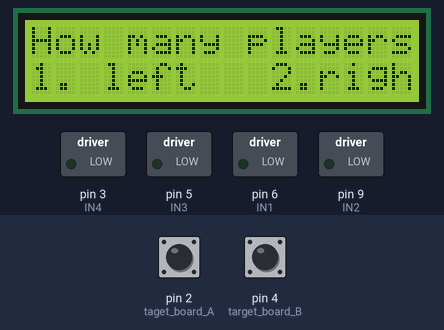
A sketch run on a simulated Arduino Uno, built with avr-gcc and run on an emulated ATmega328P. On the bench: 16×2 character LCD, switched loads named in the sketch (green lamp = pin HIGH). The test bench sets the inputs (shaded band); at power-on: pin 2 (taget_board_A) HIGH, pin 4 (target_board_B) HIGH. Random numbers use the default seed unless the sketch sets one; what the sketch prints to the serial monitor is not drawn.

Above: at 2.1 s.
2.2 s: pin 2 (taget_board_A) pulled LOW for 1 s
At 4.7 s:
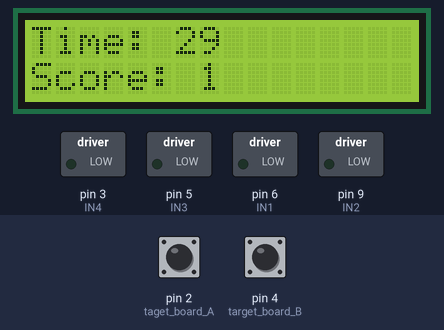
6.2 s: pin 4 (target_board_B) pulled LOW for 0.15 s
At 7.1 s:
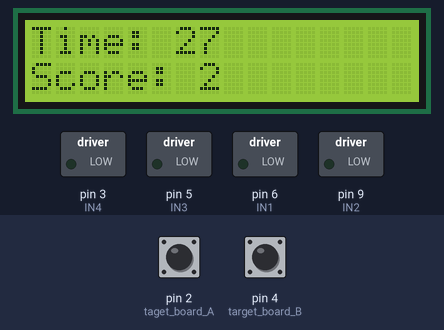
8.8 s: pin 2 (taget_board_A) pulled LOW for 0.15 s
At 10.2 s:
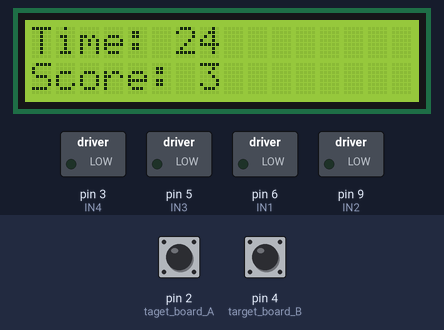
11.9 s: pin 4 (target_board_B) pulled LOW for 1 s
At 13.2 s:
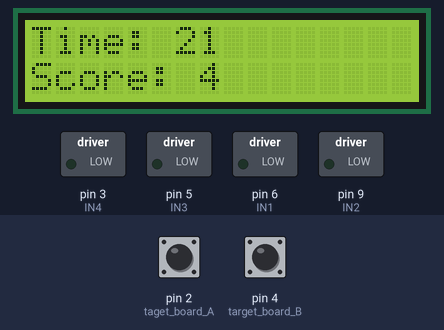
Timing chart, 0 to 35.5 s (numbered marks = the images above; inputs shaded):
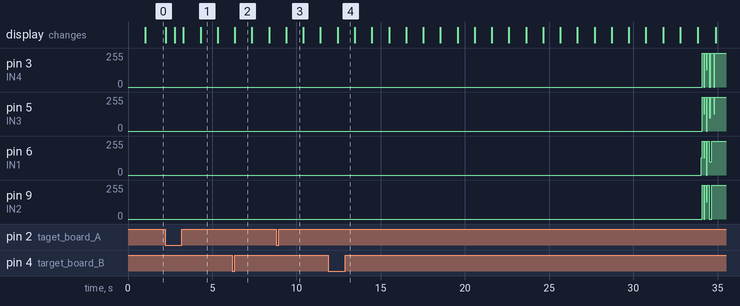

The sketch:

Flexibot.ino
```cpp
//this code is for a arduino powered robot
#include <avr/interrupt.h>
#define SOFT_UART_DISABLE_INTERRUPT // Disable interrupt handling for SoftwareSerial
#include <AltSoftSerial.h>
#include <Wire.h>
#include <LiquidCrystal_I2C.h>

#define rx 10 //mp3 response
#define tx 11 // mp3 trigger
AltSoftSerial mySerial(rx,tx);
#define IN1 6 //motor
#define IN2 9
#define IN3 5
#define IN4 3
//Assume IN1 and IN2 are for the left motor, IN3 and IN4 are for the right.
#define TrigPin1 8 //ultrasonic sensor
#define EchoPin1 7
#define cmdStor 0x09 //look for storage device
#define cardAdr 0x02 //sd card address
#define cmdPwVol 0x22 //command play with volume
#define cmdstop 0x16 //command stop playing


int getDist(int EchoPin, int TrigPin);
int Distance1;
long pulseDuration;
const int maxDistance = 7;
bool moveab; //Check to see if robot can move

//Movement Commands
void brake();
void circle_cw(int);
void forward(int);
void backward(int);
void zigzag();
void circle_ccw(int);
void sr(int); //start right motor
void sl(int); //start left motorl

void moverand(int);
void sendCommand(int8_t, int8_t, int8_t); //send command, command number on left then command parameters
void playSong(int, int); //play a song, volume 'v', file name 'f'xxx.mp3
void stopSong();


LiquidCrystal_I2C lcd(0x27, 16, 2); //lcd screen size
int scoreA = 0, scoreB = 0, timer, player = 0; // Initialize variables with default values
bool multi = false; //check if multiplayer

void setup() {
  pinMode(IN1, OUTPUT);
  pinMode(IN2, OUTPUT);
  pinMode(IN3, OUTPUT);
  pinMode(IN4, OUTPUT);
  pinMode(TrigPin1, OUTPUT);
  pinMode(EchoPin1, INPUT);
  delay(500);
  Serial.begin(9600);
  mySerial.begin(9600);
  delay(200);
  sendCommand(cmdStor, 0, cardAdr);
  delay(200);
  moveab = true;
  Serial.begin(9600);
  pinMode(2, INPUT_PULLUP); //taget board A
  pinMode(4, INPUT_PULLUP); //target board B
  lcd.begin(16, 2);
  lcd.backlight();
  lcd.clear();
  interrupts();

  PCICR |= (1 << PCIE2);    // Enable pin change interrupts for PCINT23..16 (PCINT2_vect)
  PCMSK2 |= (1 << PCINT10) | (1 << PCINT20); // Enable interrupts for pin 2 and pin 4
}

void how_many_players() //multiplayer or single player mode
{
  lcd.clear();
  lcd.setCursor(0, 0);
  lcd.print("How many players?");
  lcd.setCursor(0, 1);
  lcd.print("1. left   2.right ");

  while (true) {
    if (!digitalRead(2)) {
      player = 1; //activate single player mode
      break;
    }
    if (!digitalRead(4)) {
      player = 2; //activate multiplayer mode
      break;
    }
  }
}

void difficulty_mode() {
  lcd.clear();
  lcd.setCursor(0, 0);
  lcd.print("Choose mode:");
  lcd.setCursor(0, 1);
  lcd.print("Normal       Easy");
  delay(500);
  lcd.clear();

   while (true) {
    if (!digitalRead(2)) {
      timer = 30; //activate single player mode
      break;
    }
    if (!digitalRead(4)) {
      timer = 15 ; //activate multiplayer mode
      break;
    }
  }

}

void single_player_screen() {
  lcd.clear();
  lcd.setCursor(0, 0);
  lcd.print("Single player mode");
  lcd.setCursor(0, 1);
  lcd.print("Try to reach 10!");
  delay(500);
  lcd.clear();

  while (timer > 0) {
    lcd.setCursor(0, 0);
    if (timer>=10)
    lcd.print("Time: ");
    else lcd.print("Time: 0");
    lcd.print(timer); //30 second count down
    lcd.setCursor(0, 1);
    lcd.print("Score: ");
    lcd.print(scoreA);
    delay(1000);
    Serial.print("Score A: "); Serial.print(scoreA); Serial.println();
    Serial.print("Score B: "); Serial.print(scoreB); Serial.println();
    Serial.print("Time: "); Serial.print(timer); Serial.println();
    Serial.println();
    timer--;
  }

  if (scoreA >= 10) {
    lcd.clear();
    lcd.setCursor(0, 0);
    lcd.print("You win!");
  } else {
    lcd.clear();
    lcd.setCursor(0, 0);
    lcd.print("You lose!");
  }
  lcd.setCursor(0, 1);
  lcd.print("Reset to restart");
  noInterrupts();
}

void multiplayer_screen() {
  lcd.clear();
  while (scoreA<10 && scoreB<10){
    lcd.setCursor(0, 0);
    lcd.print("A score is:");
    lcd.print(scoreA);

    lcd.setCursor(0, 1);
    lcd.print("B score is:");
    lcd.print(scoreB);
    delay(100);
    Serial.print("Score A: "); Serial.print(scoreA); Serial.println(); //debugging
    Serial.print("Score B: "); Serial.print(scoreB); Serial.println();
  }


  if (scoreA >= 10) {
    lcd.clear();
    lcd.setCursor(0, 0);
    lcd.print("A wins! Good Job!");
  }
  if (scoreB >= 10) {
    lcd.clear();
    lcd.setCursor(0, 0);
    lcd.print("B wins! Good Job");
  }
  lcd.setCursor(0, 1);
  lcd.print("Reset to restart");
  noInterrupts();

}

ISR(PCINT2_vect) {
  if (!multi) {
    if (!digitalRead(2) || !digitalRead(4))
      scoreA++;
  } else {
    if (!digitalRead(2))
      scoreA++;
    if (!digitalRead(4))
      scoreB++;
  }
}

//motor
/* playSong: Accepts 2 arguments, v for volume, f for folder name (01, 02, etc)
   Example: playSong(15,1) plays song 01xxx.mp3 at volume 15
*/

void playSong(int v, int f){
  sendCommand(cmdPwVol, v, f);
}

/* stopSong: Stops song. */

void stopSong(){
  sendCommand(cmdstop,0,0);
}
/* sc: Send Command
   Accepts 3 arguments, cmd for cmd name, byte d1 and d2 for data needed in command
   Example: sc(0x22,15,01) sends the "Play With Volume" command for song 01xxx.mp3 at volume 15
*/

void sendCommand(int8_t cmd, int8_t data1, int8_t data2){
  delay(20);
  int8_t Send_buf[8] = {0};
  Send_buf[0] = 0x7e;
  Send_buf[1] = 0xFF;
  Send_buf[2] = 0x06;
  Send_buf[3] = cmd;
  Send_buf[4] = 0x00;
  Send_buf[5] = data1;
  Send_buf[6] = data2;
  Send_buf[7] = 0xef;
  for (uint8_t i = 0;i < 8;i++){
    mySerial.write(Send_buf[i]);
    Serial.print(Send_buf[i],HEX);
    Serial.print(" ");
  }
  Serial.println();
}

void moverand(int t){
  int n = 6;
  int r = rand()%n;
  switch (r){
  case 1: circle_cw(t); break;
  case 2: forward(t); break;
  case 3: backward(t); break;
  case 4: zigzag(); break;
  case 5: circle_ccw(t); break;
  }
  //create a random number, start a movement according to number for 't' ms
}
void brake(){
    sendCommand(0x0D,0,0);
    Serial.println("Braking...");
    digitalWrite(IN1,HIGH);
    digitalWrite(IN2,HIGH);
    digitalWrite(IN3,HIGH);
    digitalWrite(IN4,HIGH);
    //brake by having all motor pins set to HIGH
}


void circle_cw(int t){
  if (moveab) {
    stopSong();
    Serial.println("Rotating in clockwise circle");
    int spd = 128, slspd = 127;
    sl(spd);
    delay(t);
    brake();
    //have the left motor move to achieve a clockwise circular rotation, move this way for 't' ms.
  } else {
    Serial.println("Unable to act.");
  }
}

void circle_ccw(int t){
  if (moveab) {
    stopSong();
    Serial.println("Rotating in counter-clockwise circle");
    int spd = 128;
    sr(spd);
    delay(t);
    brake();
    //have right motor move to achieve counter-clockwise circular rotation, move for 't' ms.
  } else {
    Serial.println("Unable to act.");
  }
}

void forward(int t){
  if (moveab) {
    stopSong();
    Serial.println("Moving forward");
    int spd = 128;
    sb(spd);
    delay(t);
    brake();
    //move forward at speed 'spd' for 't' milliseconds
  } else {
    Serial.println("Unable to act.");
  }
}

void backward(int t){
  if (moveab) {
    stopSong();

    Serial.println("Moving backward");
    int spd = 128;
    analogWrite(IN2,spd);
    digitalWrite(IN1,LOW);
    analogWrite(IN4,spd);
    digitalWrite(IN3,LOW);
    delay(t);
    brake();
    //move back at speed 'spd' for 't' milliseconds
  } else {
    Serial.println("Unable to act.");
  }
}

void zigzag(){
  if (moveab) {
    stopSong();

    Serial.println("Moving zigzag");
    int spd = 101, mspd = 127, turntime = 220, movetime = 400, buf = turntime * (0.2);
    analogWrite(IN1, spd);
    digitalWrite(IN2, LOW);
    digitalWrite(IN3, HIGH);
    digitalWrite(IN4, HIGH);
    Serial.println("Z:right");
    delay(turntime);
    //move left motor to turn right, turn for 'turntime' ms
    for(int i=0;i<3;i++){
      Serial.println("Z:NE");
      sr(spd);
      delay(movetime);
      //restart right motor to move forward for 'movetime' ms
      Serial.println("Z:left");
      digitalWrite(IN1, HIGH);
      digitalWrite(IN2, HIGH);
      delay(turntime);
      //stop left motor, let car turn left, twice of 'turntime' to get back to forward position and then turn left the same angle
      Serial.println("Z:NW");
      sl(spd);
      delay(movetime);
      //restart left motor to move forward for 'movetime' ms
      Serial.println("Z:right");
      digitalWrite(IN3, HIGH);
      digitalWrite(IN4, HIGH);
      delay(turntime*1.4);
      //stop right motor, let car turn right, twice of 'turntime' to get back to forward position and then turn right the same angle
    }
    //for loop causes car to make 'i' cycles of 'move, turn left, move, turn right'
    brake();
  } else {
    Serial.println("Unable to act.");
  }
}

void sl(int s) {
  analogWrite(IN1,s);
  digitalWrite(IN2, LOW);
}

void sr(int s){
  analogWrite(IN3, s);
  digitalWrite(IN4, LOW);
}

void sb(int s){
  sl(s);
  sr(s);
}

int getDist(int EchoPin, int TrigPin) {
  digitalWrite(TrigPin, LOW);
delayMicroseconds(2);
  digitalWrite(TrigPin, HIGH);
  delayMicroseconds(10);
  digitalWrite(TrigPin, LOW);

  pulseDuration = pulseIn(EchoPin, HIGH);
  int cm = pulseDuration / 58;
  if (cm>maxDistance) {moveab = false; brake();}
  else moveab = true;
  return pulseDuration / 58; // Convert to cm
}

void loop() {

  how_many_players(); //single or multiplayer mode
  if (player == 1) {
    difficulty_mode(); //normal or difficult setting
    single_player_screen(); //score and timer displayed,override when timer reaches 0
  } else if (player == 2) {
    multi = true;
    multiplayer_screen();
  }
  playSong(80,3);
  delay(15000);
  stopSong();
  delay(10000);
  circle_cw(2000);
  delay(10000);
  forward(2000);
  delay(10000);
  backward(2000);
  delay(10000);
  zigzag();
  delay(10000);
  circle_ccw(2000);
  delay(10000);
}
```

Measured:
- after the input at 2.2 s, the display: first changes at once (image 1 shows a later state)
- what the display in image 3 shows lasts 1.0 s, from 9.4 s to 10.4 s
